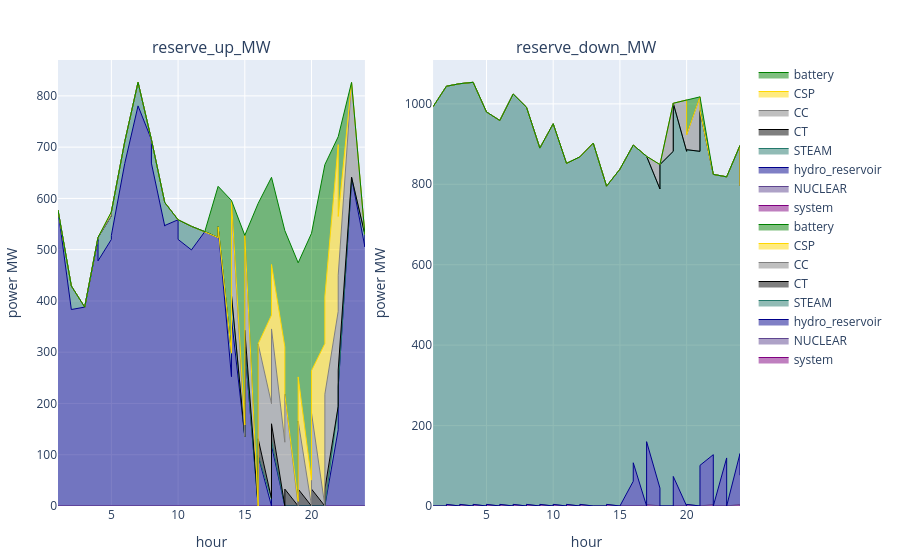

The cell this chart's notebook holds for it:
### Code cell
# p1 = plot_reserve_by_fieldy(reserve_uc_, :reserve_up_MW, :resource)
dissagregate_by_battery = false
if !dissagregate_by_battery
    p2 = plot_reserve(reserve_uc)
else
    p1 = plot_reserve_by_fieldy(s_uc.reserve[(s_uc.reserve.configuration .== config_) .&  (s_uc.reserve.day .== day_) .&  (s_uc.reserve.resource .== "battery"),:], :reserve_up_MW, :r_id)
    p2 = plot_reserve_by_fieldy(s_uc.reserve[(s_uc.reserve.configuration .== config_) .&  (s_uc.reserve.day .== day_) .&  (s_uc.reserve.resource .== "battery"),:], :reserve_down_MW, :r_id)
    [p1 p2]
end

### Figure 1 — Plotly figure (JSON) as saved in the notebook; plotly's stock layout.template omitted (floating-point values rounded to 4 significant figures)
{"data": [{"line": {"color": "purple", "shape": "line", "width": 1}, "mode": "lines", "name": "system", "stackgroup": 1, "type": "scatter", "x": [1, 2, 3, 4, 5, 6, 7, 8, 9, 10, 11, 12, 13, 14, 15, 16, 17, 18, 19, 20, 21, 22, 23, 24, 1, 2, 3, 4, 5, 6, 7, 8, 9, 10, 11, 12, 13, 14, 15, 16, 17, 18, 19, 20, 21, 22, 23, 24], "xaxis": "x1", "y": [null, null, null, null, null, null, null, null, null, null, null, null, null, null, null, null, null, null, null, null, null, null, null, null, null, null, null, null, null, null, null, null, null, null, null, null, null, null, null, null, null, null, null, null, null, null, null, null], "yaxis": "y1"}, {"line": {"color": "rgba(95, 70, 144, 1)", "shape": "line", "width": 1}, "mode": "lines", "name": "NUCLEAR", "stackgroup": 1, "type": "scatter", "x": [1, 2, 3, 4, 5, 6, 7, 8, 9, 10, 11, 12, 13, 14, 15, 16, 17, 18, 19, 20, 21, 22, 23, 24, 1, 2, 3, 4, 5, 6, 7, 8, 9, 10, 11, 12, 13, 14, 15, 16, 17, 18, 19, 20, 21, 22, 23, 24], "xaxis": "x1", "y": [0, 0, 0, 0, 0, 0, 0, 0, 0, 0, 0, 0, 0, 0, 0, 0, 0, 0, 0, 0, 0, 0, 0, 0, 0, 0, 0, 0, 0, 0, 0, 0, 0, 0, 0, 0, 0, 0, 0, 0, 0, 0, 0, 0, 0, 0, 0, 0], "yaxis": "y1"}, {"line": {"color": "darkblue", "shape": "line", "width": 1}, "mode": "lines", "name": "hydro_reservoir", "stackgroup": 1, "type": "scatter", "x": [1, 2, 3, 4, 5, 6, 7, 8, 9, 10, 11, 12, 13, 14, 15, 16, 17, 18, 19, 20, 21, 22, 23, 24, 1, 2, 3, 4, 5, 6, 7, 8, 9, 10, 11, 12, 13, 14, 15, 16, 17, 18, 19, 20, 21, 22, 23, 24], "xaxis": "x1", "y": [577.3, 383.3, 388.0, 520, 520, 664.4, 780.5, 714.8, 546.0, 558.4, 499.5, 535.1, 523.5, 252.2, 135.1, 0, 0, 0, 0, 0, 0, 148.7, 634.0, 505.3, 577.3, 383.3, 388.0, 478.1, 527.7, 667.9, 780.5, 668.8, 547.1, 520, 499.5, 535.1, 544.5, 365.0, 310.0, 98.14, 117.9, 0, 0, 0, 0, 232.2, 641.2, 529.8], "yaxis": "y1"}, {"line": {"color": "rgba(36, 121, 108, 1)", "shape": "line", "width": 1}, "mode": "lines", "name": "STEAM", "stackgroup": 1, "type": "scatter", "x": [1, 2, 3, 4, 5, 6, 7, 8, 9, 10, 11, 12, 13, 14, 15, 16, 17, 18, 19, 20, 21, 22, 23, 24, 1, 2, 3, 4, 5, 6, 7, 8, 9, 10, 11, 12, 13, 14, 15, 16, 17, 18, 19, 20, 21, 22, 23, 24], "xaxis": "x1", "y": [0, 46.0, 0, 3.85, 46.0, 46.0, 46.0, 0, 46.0, 0, 46.0, 0, 0, 46.0, 0, 0, 14.61, 0, 0, 0, 0, 46.0, 0, 24.52, 0, 46.0, 0, 45.74, 46.0, 42.48, 46.0, 46.0, 44.85, 38.37, 46.0, 0, 0, 46.0, 0, 0, 9.443, 0, 0, 0, 0, 0, 0, 0], "yaxis": "y1"}, {"line": {"color": "black", "shape": "line", "width": 1}, "mode": "lines", "name": "CT", "stackgroup": 1, "type": "scatter", "x": [1, 2, 3, 4, 5, 6, 7, 8, 9, 10, 11, 12, 13, 14, 15, 16, 17, 18, 19, 20, 21, 22, 23, 24, 1, 2, 3, 4, 5, 6, 7, 8, 9, 10, 11, 12, 13, 14, 15, 16, 17, 18, 19, 20, 21, 22, 23, 24], "xaxis": "x1", "y": [0, 0, 0, 0, 0, 0, 0, 0, 0, 0, 0, 0, 0, 0, 0, 0, 0, 0, 0, 0, 0, 0, 0, 0, 0, 0, 0, 0, 0, 0, 0, 0, 0, 0, 0, 0, 0, 0, 33, 33, 33, 33, 33, 33, 33, 33, 0, 0], "yaxis": "y1"}, {"line": {"color": "grey", "shape": "line", "width": 1}, "mode": "lines", "name": "CC", "stackgroup": 1, "type": "scatter", "x": [1, 2, 3, 4, 5, 6, 7, 8, 9, 10, 11, 12, 13, 14, 15, 16, 17, 18, 19, 20, 21, 22, 23, 24, 1, 2, 3, 4, 5, 6, 7, 8, 9, 10, 11, 12, 13, 14, 15, 16, 17, 18, 19, 20, 21, 22, 23, 24], "xaxis": "x1", "y": [0, 0, 0, 0, 0, 0, 0, 0, 0, 0, 0, 0, 0, 0, 0, 0, 185.0, 124.4, 0, 0, 0, 185.0, 181.2, 0, 0, 0, 0, 0, 0, 0, 0, 0, 0, 0, 0, 0, 0, 185.0, 185.0, 185.0, 185.0, 185.0, 132.7, 148.2, 185.0, 185.0, 185.0, 0], "yaxis": "y1"}, {"line": {"color": "gold", "shape": "line", "width": 1}, "mode": "lines", "name": "CSP", "stackgroup": 1, "type": "scatter", "x": [1, 2, 3, 4, 5, 6, 7, 8, 9, 10, 11, 12, 13, 14, 15, 16, 17, 18, 19, 20, 21, 22, 23, 24, 1, 2, 3, 4, 5, 6, 7, 8, 9, 10, 11, 12, 13, 14, 15, 16, 17, 18, 19, 20, 21, 22, 23, 24], "xaxis": "x1", "y": [0, 0, 0, 0, 7.713, 0, 0, 0, 0, 0, 0, 0, 0, 0, 22.9, 0, 172.8, 185.9, 8.951, 50.51, 316.9, 325.2, 0, 0, 0, 0, 0, 0, 0, 0, 0, 0, 0, 0, 0, 0, 0, 0, 0, 0, 125.8, 0, 86.09, 82.89, 190.7, 114.6, 0, 0], "yaxis": "y1"}, {"line": {"color": "green", "shape": "line", "width": 1}, "mode": "lines", "name": "battery", "stackgroup": 1, "type": "scatter", "x": [1, 2, 3, 4, 5, 6, 7, 8, 9, 10, 11, 12, 13, 14, 15, 16, 17, 18, 19, 20, 21, 22, 23, 24, 1, 2, 3, 4, 5, 6, 7, 8, 9, 10, 11, 12, 13, 14, 15, 16, 17, 18, 19, 20, 21, 22, 23, 24], "xaxis": "x1", "y": [0, 0, 0, 0, 0, 0, 0, 0, 0, 0, 0, 0, 100, 297.8, 370, 590.3, 268.7, 226.9, 465.4, 481.5, 349.0, 15.46, 11.03, 0, 0, 0, 0, 0, 0, 0, 0, 0, 0, 0, 0, 0, 79.04, 0, 0, 274.2, 170, 319.2, 222.6, 267.9, 257.2, 155.6, 0, 0], "yaxis": "y1"}, {"line": {"color": "purple", "shape": "line", "width": 1}, "mode": "lines", "name": "system", "stackgroup": 1, "type": "scatter", "x": [1, 2, 3, 4, 5, 6, 7, 8, 9, 10, 11, 12, 13, 14, 15, 16, 17, 18, 19, 20, 21, 22, 23, 24, 1, 2, 3, 4, 5, 6, 7, 8, 9, 10, 11, 12, 13, 14, 15, 16, 17, 18, 19, 20, 21, 22, 23, 24], "xaxis": "x2", "y": [null, null, null, null, null, null, null, null, null, null, null, null, null, null, null, null, null, null, null, null, null, null, null, null, null, null, null, null, null, null, null, null, null, null, null, null, null, null, null, null, null, null, null, null, null, null, null, null], "yaxis": "y2"}, {"line": {"color": "rgba(95, 70, 144, 1)", "shape": "line", "width": 1}, "mode": "lines", "name": "NUCLEAR", "stackgroup": 1, "type": "scatter", "x": [1, 2, 3, 4, 5, 6, 7, 8, 9, 10, 11, 12, 13, 14, 15, 16, 17, 18, 19, 20, 21, 22, 23, 24, 1, 2, 3, 4, 5, 6, 7, 8, 9, 10, 11, 12, 13, 14, 15, 16, 17, 18, 19, 20, 21, 22, 23, 24], "xaxis": "x2", "y": [0, 0, 0, 0, 0, 0, 0, 0, 0, 0, 0, 0, 0, 0, 0, 0, 0, 0, 0, 0, 0, 4, 0, 4, 0, 4, 4, 4, 4, 4, 4, 4, 4, 4, 4, 4, 0, 4, 0, 0, 4, 0, 0, 4, 0, 0, 0, 0], "yaxis": "y2"}, {"line": {"color": "darkblue", "shape": "line", "width": 1}, "mode": "lines", "name": "hydro_reservoir", "stackgroup": 1, "type": "scatter", "x": [1, 2, 3, 4, 5, 6, 7, 8, 9, 10, 11, 12, 13, 14, 15, 16, 17, 18, 19, 20, 21, 22, 23, 24, 1, 2, 3, 4, 5, 6, 7, 8, 9, 10, 11, 12, 13, 14, 15, 16, 17, 18, 19, 20, 21, 22, 23, 24], "xaxis": "x2", "y": [0, 0, 0, 0, 0, 0, 0, 0, 0, 0, 0, 0, 0, 0, 0, 61.51, 0, 44.43, 0, 0, 0, 123.6, 119.5, 126.5, 0, 0, 0, 0, 0, 0, 0, 0, 0, 0, 0, 0, 0, 0, 0, 107.5, 156, 0, 73.49, 0, 101.1, 0, 0, 76.48], "yaxis": "y2"}, {"line": {"color": "rgba(36, 121, 108, 1)", "shape": "line", "width": 1}, "mode": "lines", "name": "STEAM", "stackgroup": 1, "type": "scatter", "x": [1, 2, 3, 4, 5, 6, 7, 8, 9, 10, 11, 12, 13, 14, 15, 16, 17, 18, 19, 20, 21, 22, 23, 24, 1, 2, 3, 4, 5, 6, 7, 8, 9, 10, 11, 12, 13, 14, 15, 16, 17, 18, 19, 20, 21, 22, 23, 24], "xaxis": "x2", "y": [993.0, 1044.0, 1050.0, 1054.0, 979.9, 958.7, 1025.0, 991.6, 890.1, 950.5, 852.1, 868.2, 902.4, 795.4, 837.5, 836.0, 869.6, 744.0, 882.0, 882.0, 882.0, 697.0, 699, 766.0, 993.0, 1040.0, 1046.0, 1050.0, 975.9, 954.7, 1021.0, 987.6, 886.1, 946.5, 848.1, 864.2, 902.4, 791.4, 837.5, 790.0, 709.6, 849.0, 928.0, 882.0, 882.0, 824.6, 818.5, 720.0], "yaxis": "y2"}, {"line": {"color": "black", "shape": "line", "width": 1}, "mode": "lines", "name": "CT", "stackgroup": 1, "type": "scatter", "x": [1, 2, 3, 4, 5, 6, 7, 8, 9, 10, 11, 12, 13, 14, 15, 16, 17, 18, 19, 20, 21, 22, 23, 24, 1, 2, 3, 4, 5, 6, 7, 8, 9, 10, 11, 12, 13, 14, 15, 16, 17, 18, 19, 20, 21, 22, 23, 24], "xaxis": "x2", "y": [0, 0, 0, 0, 0, 0, 0, 0, 0, 0, 0, 0, 0, 0, 0, 0, 0, 0, 0, 0, 0, 0, 0, 0, 0, 0, 0, 0, 0, 0, 0, 0, 0, 0, 0, 0, 0, 0, 0, 0, 0, 0, 0, 0, 0, 0, 0, 0], "yaxis": "y2"}, {"line": {"color": "grey", "shape": "line", "width": 1}, "mode": "lines", "name": "CC", "stackgroup": 1, "type": "scatter", "x": [1, 2, 3, 4, 5, 6, 7, 8, 9, 10, 11, 12, 13, 14, 15, 16, 17, 18, 19, 20, 21, 22, 23, 24, 1, 2, 3, 4, 5, 6, 7, 8, 9, 10, 11, 12, 13, 14, 15, 16, 17, 18, 19, 20, 21, 22, 23, 24], "xaxis": "x2", "y": [0, 0, 0, 0, 0, 0, 0, 0, 0, 0, 0, 0, 0, 0, 0, 0, 0, 60.61, 119.5, 127.6, 135.4, 0, 0, 0, 0, 0, 0, 0, 0, 0, 0, 0, 0, 0, 0, 0, 0, 0, 0, 0, 0, 0, 0, 36.85, 0, 0, 0, 0], "yaxis": "y2"}, {"line": {"color": "gold", "shape": "line", "width": 1}, "mode": "lines", "name": "CSP", "stackgroup": 1, "type": "scatter", "x": [1, 2, 3, 4, 5, 6, 7, 8, 9, 10, 11, 12, 13, 14, 15, 16, 17, 18, 19, 20, 21, 22, 23, 24, 1, 2, 3, 4, 5, 6, 7, 8, 9, 10, 11, 12, 13, 14, 15, 16, 17, 18, 19, 20, 21, 22, 23, 24], "xaxis": "x2", "y": [0, 0, 0, 0, 0, 0, 0, 0, 0, 0, 0, 0, 0, 0, 0, 0, 0, 0, 0, 0, 0, 0, 0, 0, 0, 0, 0, 0, 0, 0, 0, 0, 0, 0, 0, 0, 0, 0, 0, 0, 0, 0, 0, 0, 0, 0, 0, 0], "yaxis": "y2"}, {"line": {"color": "green", "shape": "line", "width": 1}, "mode": "lines", "name": "battery", "stackgroup": 1, "type": "scatter", "x": [1, 2, 3, 4, 5, 6, 7, 8, 9, 10, 11, 12, 13, 14, 15, 16, 17, 18, 19, 20, 21, 22, 23, 24, 1, 2, 3, 4, 5, 6, 7, 8, 9, 10, 11, 12, 13, 14, 15, 16, 17, 18, 19, 20, 21, 22, 23, 24], "xaxis": "x2", "y": [0, 0, 0, 0, 0, 0, 0, 0, 0, 0, 0, 0, 0, 0, 0, 0, 0, 0, 0, 0, 0, 0, 0, 0, 0, 0, 0, 0, 0, 0, 0, 0, 0, 0, 0, 0, 0, 0, 0, 0, 0, 0, 0, 86.8, 34.31, 0, 0, 100], "yaxis": "y2"}], "layout": {"annotations": [{"font": {"size": 16}, "showarrow": false, "text": "reserve_up_MW", "x": 0.225, "xanchor": "center", "xref": "paper", "y": 1, "yanchor": "bottom", "yref": "paper"}, {"font": {"size": 16}, "showarrow": false, "text": "reserve_down_MW", "x": 0.775, "xanchor": "center", "xref": "paper", "y": 1, "yanchor": "bottom", "yref": "paper"}], "margin": {"b": 50, "l": 50, "r": 50, "t": 60}, "xaxis1": {"anchor": "y1", "domain": [0, 0.45], "title": {"text": "hour"}}, "xaxis2": {"anchor": "y2", "domain": [0.55, 1], "title": {"text": "hour"}}, "yaxis1": {"anchor": "x1", "domain": [0, 1], "title": {"text": "power MW"}}, "yaxis2": {"anchor": "x2", "domain": [0, 1], "title": {"text": "power MW"}}}}
